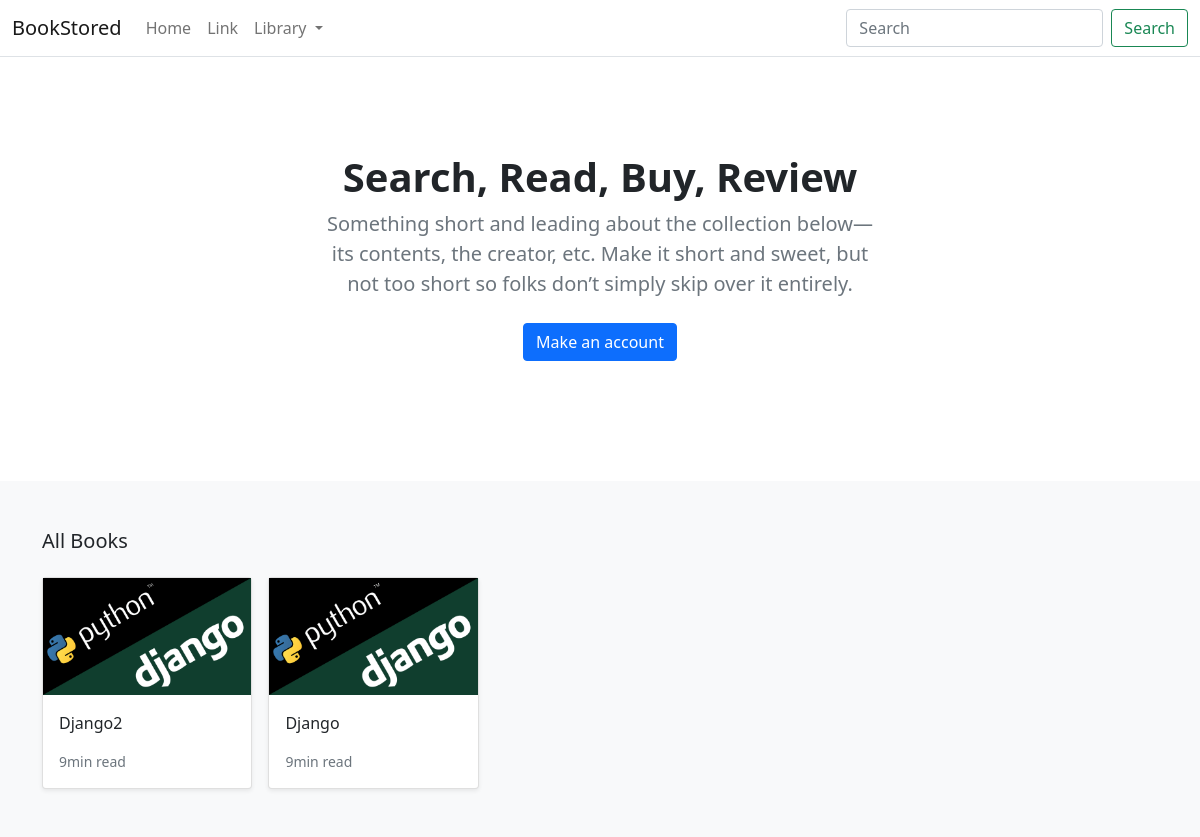
Before: / with the older database file.
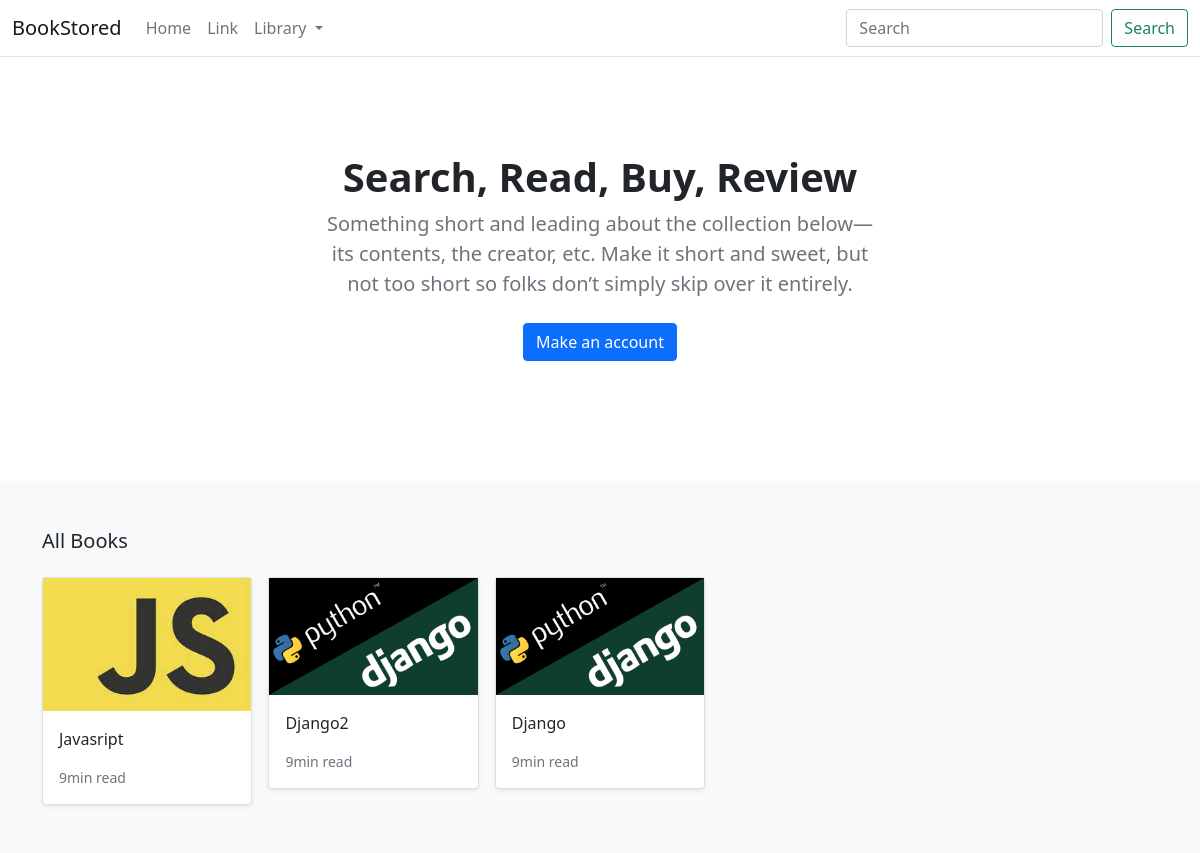
After: the same page with the newer database file.
### store/models.py (models this page shows, shortened)
class Product(models.Model): # create table product
    category = models.ForeignKey(Category, related_name='product', on_delete=models.CASCADE)
    created_by = models.ForeignKey(User, on_delete=models.CASCADE, related_name='product_creator')
    title = models.CharField(max_length=255)
    author = models.CharField(max_length=255, default='admin')
    description = models.TextField(blank=True)
    image = models.ImageField(upload_to='images/')
    slug = models.SlugField(max_length=255)
    price = models.DecimalField(max_digits=4, decimal_places=2)
    in_stock = models.BooleanField(default=True)
    is_active = models.BooleanField(default=True)
    created = models.DateTimeField(auto_now_add=True)
    updated = models.DateTimeField(auto_now=True)
    class Meta:
        verbose_name_plural = 'Products'
        ordering = ('-created',)

### store/views.py (the view)
# urls.py: path('', views.all_products, name='all_products'),
def all_products(request):
    products = Product.objects.all() #to query
    return render(request,'store/home.html', {'products': products})

### store/views.py (called while the page is built)
def categories (request):
    return {
        'categories': Category.objects.all()
    }

### templates/store/home.html (shortened to what this page needs)
{% extends "./base.html" %}
{% load static %}
{% block content %}
<main>
<section class="py-5 text-center container">
    <div class="row py-lg-5">
        <div class="col-lg-6 col-md-8 mx-auto">
            <h1 class="h1 fw-bold">Search, Read, Buy, Review</h1>
            <p class="lead text-muted">Something short and leading about the collection below—its contents, the creator,
                etc. Make it short and sweet, but not too short so folks don’t simply skip over it entirely.</p>
            <p>
                <a href="#" class="btn btn-primary my-2">Make an account</a>
            </p>
        </div>
    </div>
</section>
<div class="album py-5 bg-light">
    <div class="container">
        <div class="pb-3 h5">All Books</div>
        <div class="row row-cols-1 row-cols-sm-2 row-cols-md-5 g-3">
            {% for product in products %}
            <div class="col">
                <div class="card shadow-sm">
                    <img class="img-fluid" alt="Responsive image" src="{{ product.image.url }}">
                    <div class="card-body">
                        <p class="card-text">
                            <a class="text-dark text-decoration-none" href="">{{product.title }}</a>
                        </p>
                        <div class="d-flex justify-content-between align-items-center">
                            <small class="text-muted">9min read</small>
                        </div>
                    </div>
                </div>
            </div>
            {% endfor %}
        </div>
    </div>
</div>
</main>
{% endblock %}

### templates/store/base.html (shortened to what this page needs)
{% load static %}
<!DOCTYPE html>
<html>
<head>
    <link href="https://cdn.jsdelivr.net/npm/bootstrap@5.0.2/dist/css/bootstrap.min.css" rel="stylesheet"
>
</head>
<body>
    <header>
        <nav class="navbar navbar-expand-md navbar-light bg-white border-bottom">
            <div class="container-fluid">
                <a class="navbar-brand" href="#">BookStored</a>
                <div class="collapse navbar-collapse" id="navbarCollapse">
                    <ul class="navbar-nav me-auto mb-2 mb-md-0">
                        <li class="nav-item active">
                            <a class="nav-link" aria-current="page" href="/">Home</a>
                        </li>
                        <li class="nav-item">
                            <a class="nav-link" href="#">Link</a>
                        </li>
                        <li class="nav-item dropdown">
                            <a class="nav-link dropdown-toggle" href="#" id="navbarDropdown" role="button"
                                data-bs-toggle="dropdown" aria-expanded="false">
                                Library
                            </a>
                        </li>
                    </ul>
                    <form class="d-flex">
                        <input class="form-control me-2" type="search" placeholder="Search" aria-label="Search">
                        <button class="btn btn-outline-success" type="submit">Search</button>
                    </form>
                </div>
            </div>
        </nav>
    </header>
    <div id="content">{% block content %} {% endblock %}</div>
</body>
</html>

Changed rows visible on the page:
added Product: image (picture), title "Javasript"
